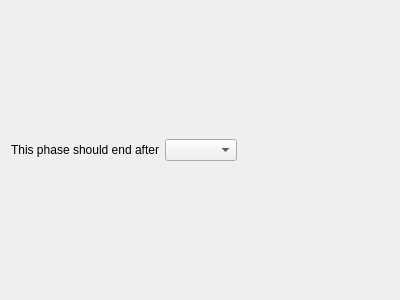
<?xml version="1.0" encoding="UTF-8"?>
<ui version="4.0">
 <class>HHabituationTypeWidget</class>
 <widget class="QWidget" name="HHabituationTypeWidget">
  <property name="geometry">
   <rect>
    <x>0</x>
    <y>0</y>
    <width>400</width>
    <height>300</height>
   </rect>
  </property>
  <property name="windowTitle">
   <string>Form</string>
  </property>
  <layout class="QHBoxLayout" name="horizontalLayout">
   <item>
    <widget class="QLabel" name="label">
     <property name="text">
      <string>This phase should end after</string>
     </property>
    </widget>
   </item>
   <item>
    <widget class="QComboBox" name="comboHabituationType"/>
   </item>
   <item>
    <spacer name="horizontalSpacer">
     <property name="orientation">
      <enum>Qt::Horizontal</enum>
     </property>
     <property name="sizeHint" stdset="0">
      <size>
       <width>96</width>
       <height>20</height>
      </size>
     </property>
    </spacer>
   </item>
  </layout>
 </widget>
 <resources/>
 <connections/>
</ui>
